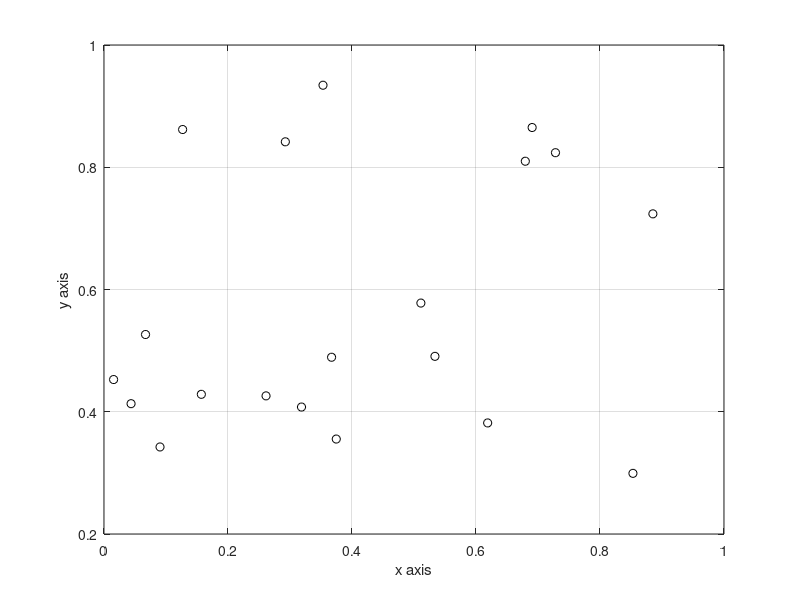

MATLAB code for this plot: (Note: this script raises an error after producing the figure.)
clf()
axh = axes();
x = rand(1,20); y = rand(1,20); %z = rand(1,20);
h = plot(axh, x, y, 'ko');
xlabel('x axis'); ylabel('y axis'); %zlabel('z axis');
grid on
h.ButtonDownFcn = @showZValueFcn;

function [coordinateSelected, minIdx] = showZValueFcn(hObj, event)
[x,y] = deal(hObj.XData, hObj.YData);
pt = event.IntersectionPoint(1:2);
coordinates = [x(:),y(:)];
dist = pdist2(pt,coordinates);
[~, minIdx] = min(dist);
coordinateSelected = coordinates(minIdx,:);
fprintf('[x,y] = [%.5f, %.5f]\n', coordinateSelected)
end
